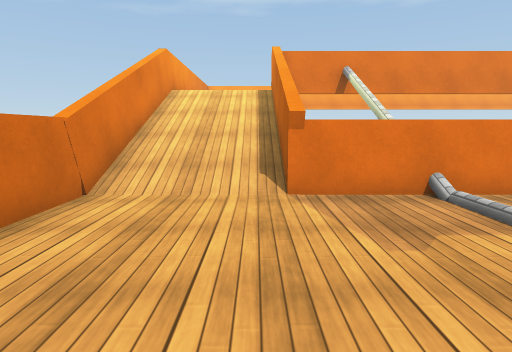
View 1 (above)

21 first-person views from a walk through a 3-D level made in the Unity game engine. The camera is 1.2 m above the floor, tilts 8° down and sees 75° across. The floor is counted in squares, 1 m on a side. Each view is taken from the middle of a square. On the plan, view 1 faces up. The plan holds only what a view shows up to about 14 squares ahead; the rest is blank. The player character is not drawn. Surface patterns are stand-ins for the level's own textures.

View 2
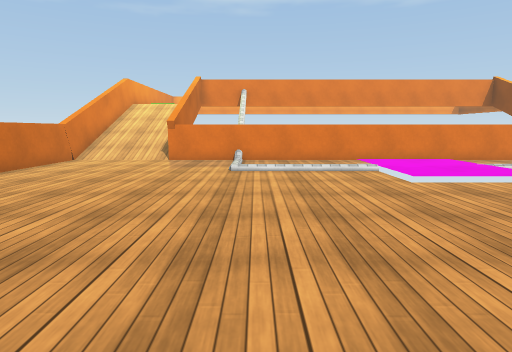

View 3
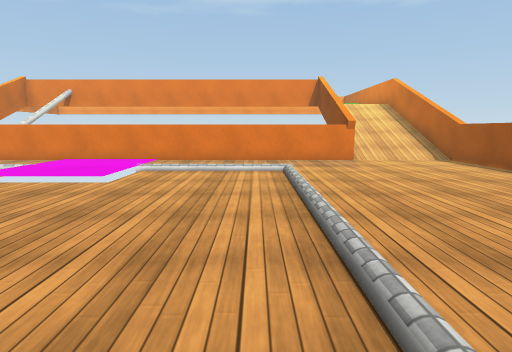

View 4
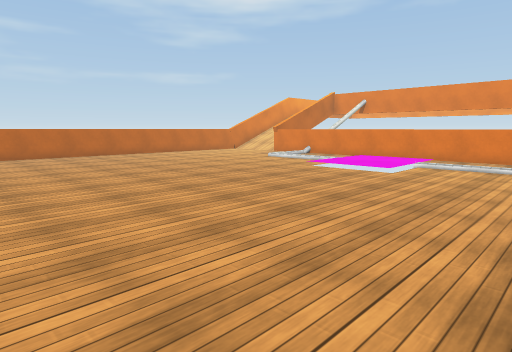

View 5
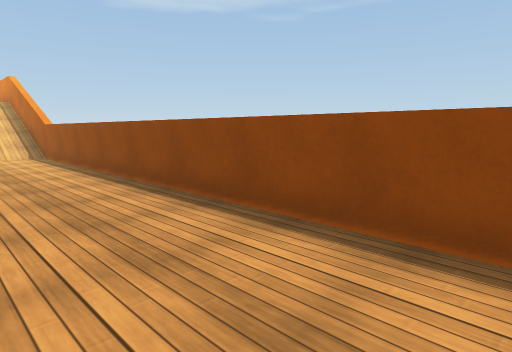

View 6
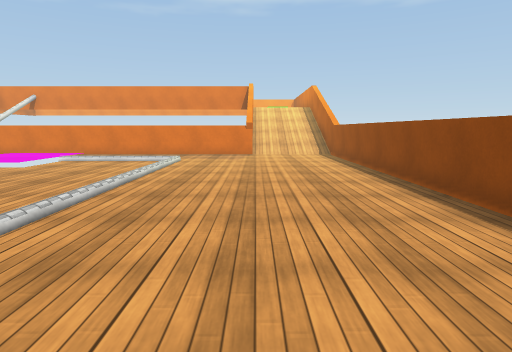

View 7
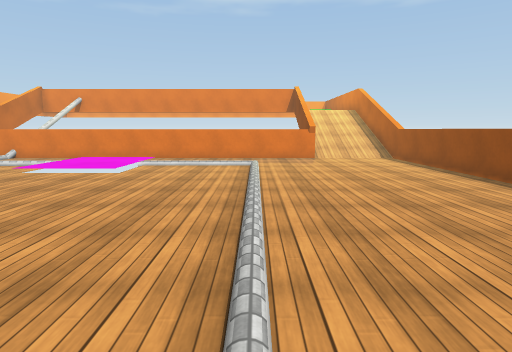

View 8
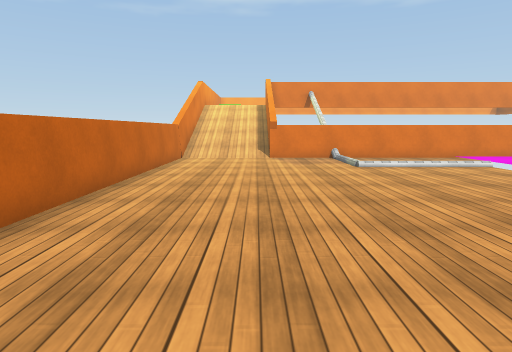

View 9
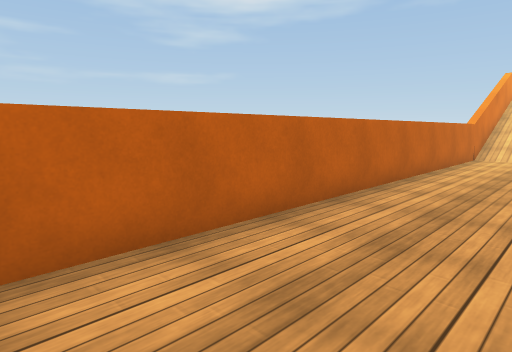

View 10
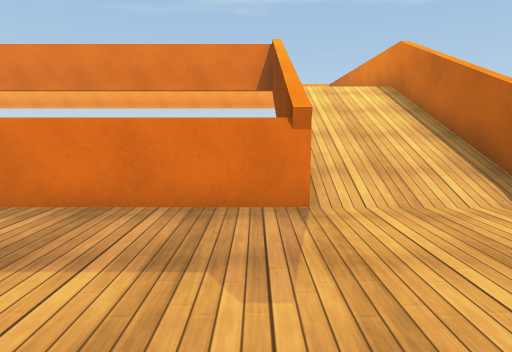

View 11
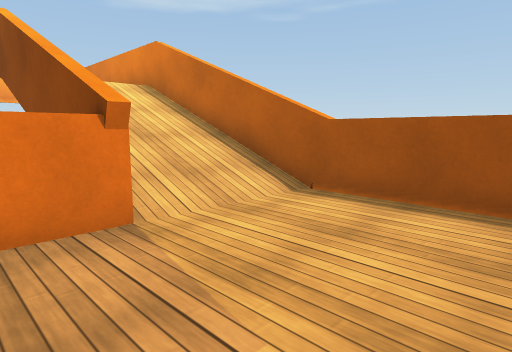

View 12
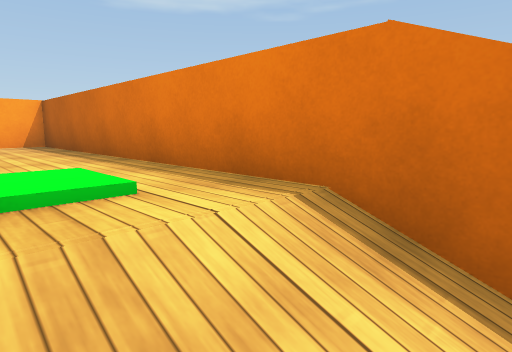

View 13
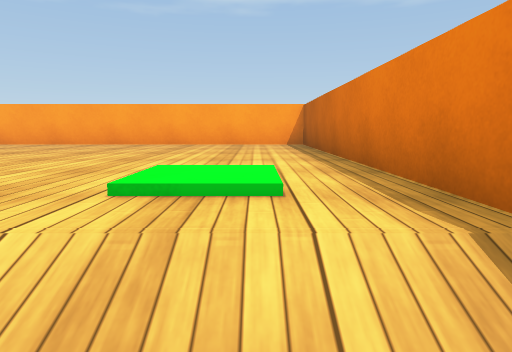

View 14
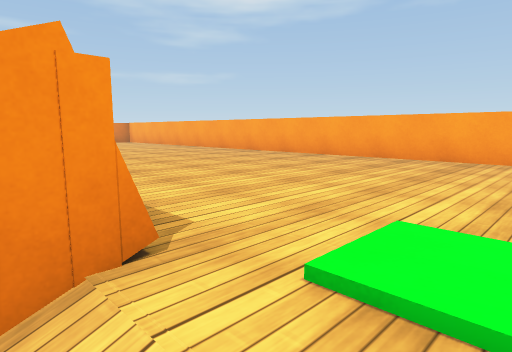

View 15
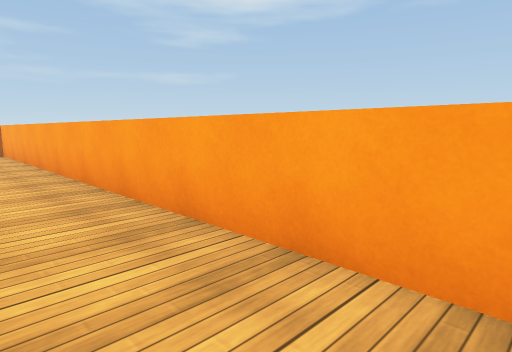

View 16
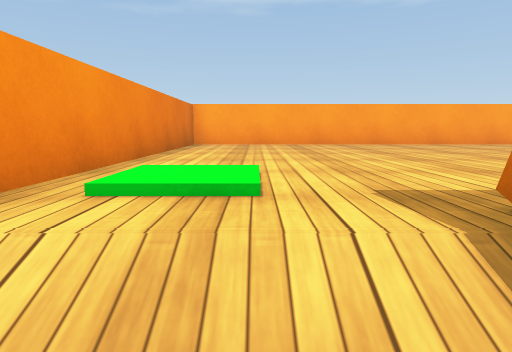

View 17
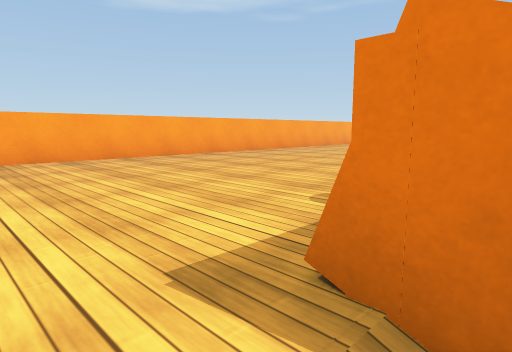

View 18
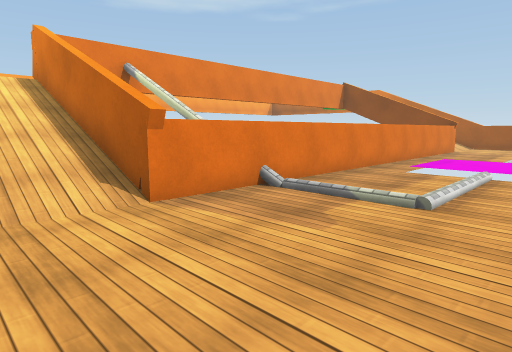

View 19
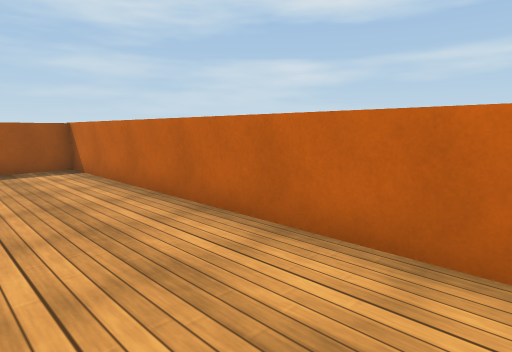

View 20
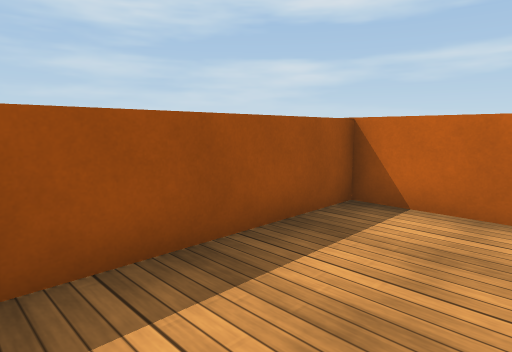

View 21
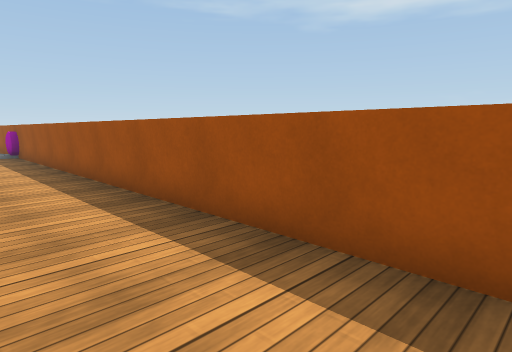

### Floor plan
Key: @ floor where view 1 was taken; # wall or solid block; . main floor; : floor 0.25 m higher than the main floor; + floor 2.75 m higher than the main floor; / step, stairs or slope; O other object.
Columns run from 3 left of view 1 to 22 right of it. Each row starts with its distance up from view 1.
 23 ##########################
 22 #++++++++++++++++++++++++#
 21 #++++++++++++++++++++++++#
 20 #++++++++++++++++++++++++#
 19 #++++++++++++++++++++++++#
 18 #++++++++++++++++++++++++#
 17 #++++++++++++++++++++++++#
 16 #+++++++++   ++++++++++++#
 15 #+++++++        +++++++++#
 14 #+++++            +++++++#
 13 #+++## ###############+++#
 12 #///###              #///#
 11 #///#                #///#
 10 #///#                #///#
  9 #///#                #///#
  8 #///#                #///#
  7 #///#                #///#
  6 #...##################...#
  5 #...../..................#
  4 #...../....:::...........#
  3 #...../////::://///......#
  2 #..........:::..../......#
  1 #..........:::..../......#
  0 #..@.......///..../......#
 -1 #................./......#
 -2 #................./......#
 -3 #................./......#
 -4 #................./......#
 -5 #................./......#
 -6 #................./......#
 -7 #................./......#
 -8 #................./......#
 -9 #.................    ...#
-10 #................./  . ..#
-11 ##################O

Positions as (right, up) in squares from view 1, and headings:
1: (0, 0), facing up
2: (4, -7), facing up
3: (14, -7), facing up
4: (15, -10), facing up-left
5: (18, -10), facing up-right
6: (18, -10), facing up
7: (15, -10), facing up
8: (0, -8), facing up
9: (0, -9), facing up-left
10: (17, 1), facing up
11: (16, 2), facing up-right
12: (19, 11), facing up-right
13: (20, 11), facing up
14: (20, 12), facing up-left
15: (15, 20), facing up-left
16: (-1, 11), facing up
17: (-1, 12), facing up-right
18: (-2, 1), facing up-right
19: (0, 0), facing down-left
20: (2, -8), facing down-left
21: (-2, -8), facing down-right
